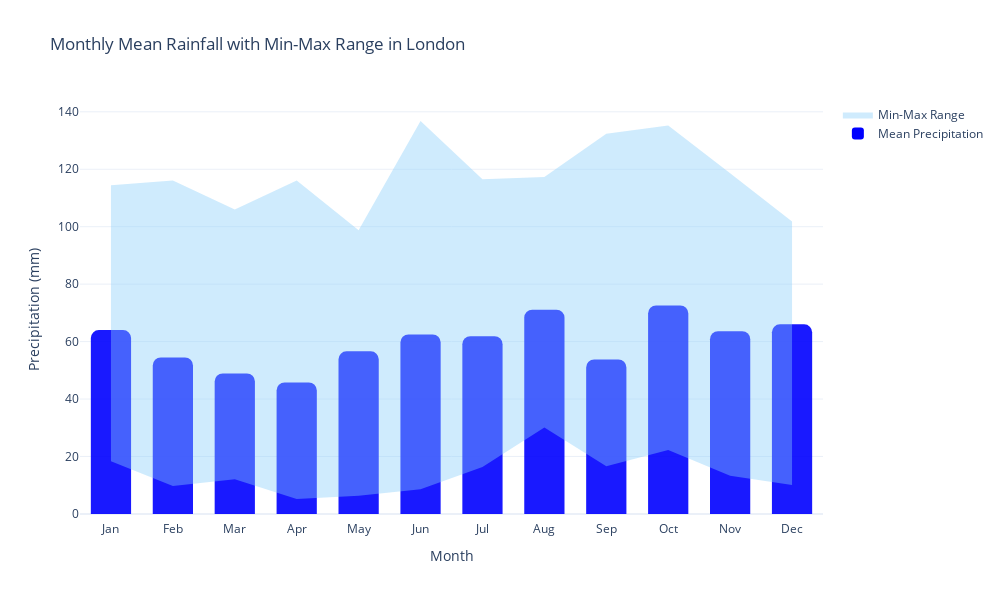

Notebook source saved alongside this figure:
### Code cell
plot_monthly_aggregate_dynamic(london_monthly_aggregate, 'Mean', bar_width=0.65, fig_width=1000, fig_height=600)

### Figure 1 — Plotly figure (JSON) as saved in the notebook; plotly's stock layout.template omitted (floating-point values rounded to 4 significant figures)
{"data": [{"fill": "toself", "fillcolor": "rgba(135, 206, 250, 0.4)", "hoverinfo": "skip", "line": {"color": "rgba(255,255,255,0)"}, "name": "Min-Max Range", "showlegend": true, "type": "scatter", "x": ["Jan", "Feb", "Mar", "Apr", "May", "Jun", "Jul", "Aug", "Sep", "Oct", "Nov", "Dec", "Dec", "Nov", "Oct", "Sep", "Aug", "Jul", "Jun", "May", "Apr", "Mar", "Feb", "Jan"], "y": [114.4, 116.1, 106, 116.1, 98.8, 136.8, 116.5, 117.3, 132.4, 135.2, 118.6, 101.8, 10.1, 13.3, 22.3, 16.6, 30.1, 16.3, 8.6, 6.3, 5.2, 12.1, 9.7, 18.3]}, {"marker": {"color": "blue", "line": {"width": 0}, "opacity": 0.9}, "name": "Mean Precipitation", "type": "bar", "width": 0.65, "x": ["Jan", "Feb", "Mar", "Apr", "May", "Jun", "Jul", "Aug", "Sep", "Oct", "Nov", "Dec"], "y": [64, 54.5, 48.9, 45.8, 56.6, 62.5, 61.9, 71.1, 53.8, 72.6, 63.6, 66]}], "layout": {"barcornerradius": 8, "barmode": "overlay", "height": 600, "hovermode": "x unified", "title": {"text": "Monthly Mean Rainfall with Min-Max Range in London"}, "width": 1000, "xaxis": {"title": {"text": "Month"}}, "yaxis": {"title": {"text": "Precipitation (mm)"}}}}
